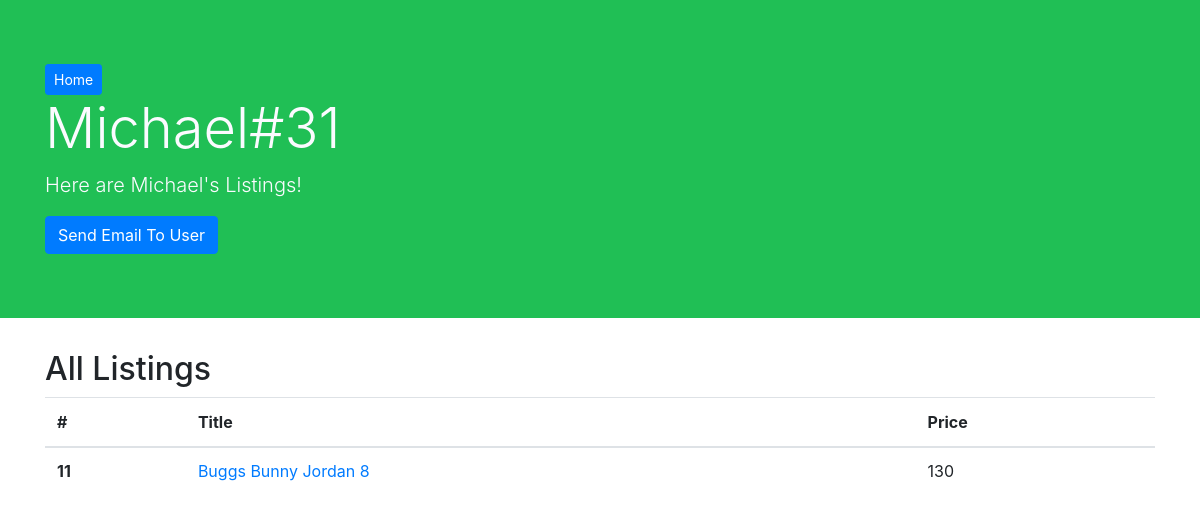
/user/31, run on the app's committed database.
### main/models.py (models this page shows, shortened)
class User(models.Model):
    first = models.CharField(max_length=45)
    last = models.CharField(max_length=45)
    email = models.TextField()
    password = models.TextField()
    created_at = models.DateTimeField(auto_now_add=True)
    updated_at = models.DateTimeField(auto_now=True)
    objects = UserManager()

class Listing(models.Model):
    title = models.CharField(max_length=100)
    desc = models.TextField()
    img = models.FileField()
    posted_by = models.ForeignKey(User, related_name='posted', on_delete=models.CASCADE)
    price = models.IntegerField()
    condition = models.CharField(max_length=10)
    location = models.CharField(max_length=15)
    watching = models.ManyToManyField(User, related_name='watching')
    created_at = models.DateTimeField(auto_now_add=True)
    updated_at = models.DateTimeField(auto_now=True)

### main/views.py (the view)
# urls.py: path('user/<int:num>', views.user),
def user(request, num):
    view_user = User.objects.get(id=num)
    context ={
        'view_user': view_user,
        'all_listings': Listing.objects.all()
    }
    return render(request, 'user.html', context)

### main/templates/user.html (shortened to what this page needs)
<!doctype html>
<html lang="en">
<head>
    <link rel="stylesheet" href="https://maxcdn.bootstrapcdn.com/bootstrap/4.0.0/css/bootstrap.min.css"
>
</head>
<body>
    <div class="jumbotron jumbotron-fluid">
        <div class="container">
            <a href="/dashboard" class="btn btn-primary btn-sm">Home</a>
            <h1 class="display-4">{{view_user.first}}#{{view_user.id}}</h1>
            <p class="lead">Here are {{view_user.first}}'s Listings!</p>
            <a class='btn btn-primary' href = "mailto: {{view_user.email}}">Send Email To User</a>
        </div>
    </div>
    <div class="container">
        <h2>All Listings</h2>
        <table class="table">
            <thead>
                <tr>
                    <th scope="col">#</th>
                    <th scope="col">Title</th>
                    <th scope="col">Price</th>
                </tr>
            </thead>
            <tbody>
                <tr>{% for Listing in all_listings %}
                    {% if view_user.id == Listing.posted_by.id %}
                    <th scope="row">{{Listing.id}}</th>
                    <td><a href="/view/{{Listing.id}}">{{Listing.title}}</a></td>
                    <td>{{Listing.price}}</td>
                    {% endif %}
                </tr>{% endfor %}
            </tbody>
        </table>
    </div>
</body>
</html>

### main/templates/user.html (style rules this page uses)
.jumbotron { background-color: #20BF55; color: #FBFBFF; }

### data on the page
User: first "Michael", id "31"
Listing: id "11", title "Buggs Bunny Jordan 8", price "130"
